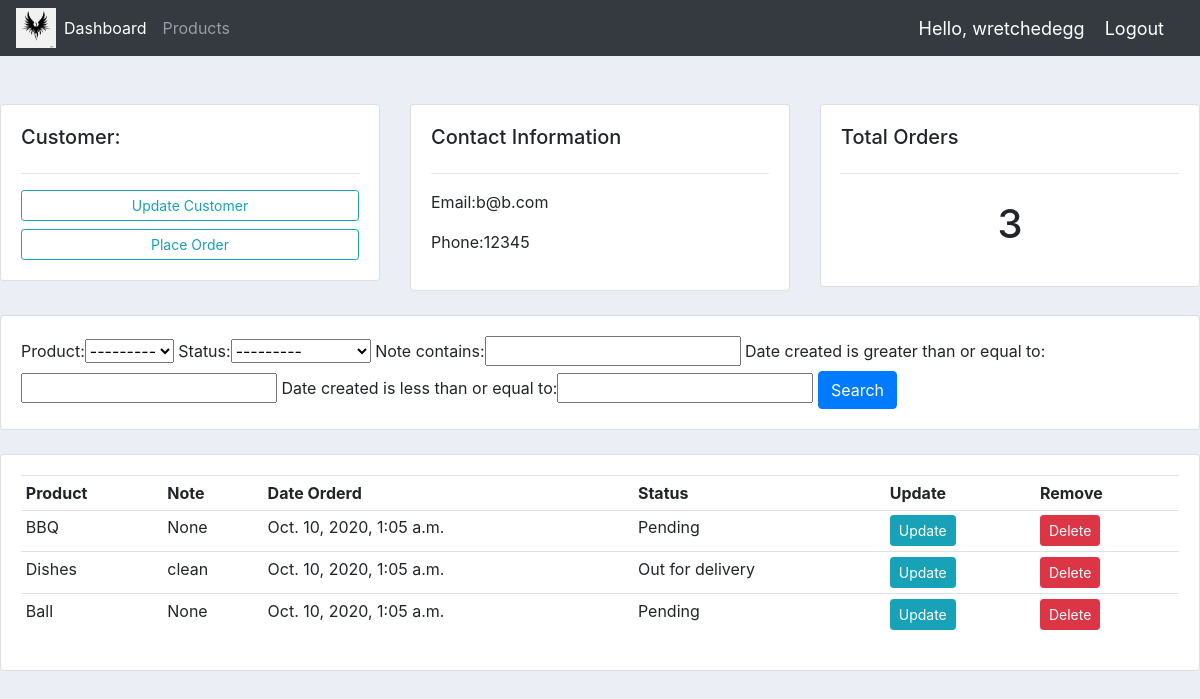
The page /customer/2/ (signed in) on the database its author committed.
### accounts/models.py (models this page shows, shortened)
class Customer(models.Model):
    user = models.OneToOneField(User, null=True, blank=True, on_delete=models.CASCADE)
    name = models.CharField(max_length=200, null=True)
    phone = models.CharField(max_length=200, null=True)
    email = models.CharField(max_length=200, null=True)
    profile_pic = models.ImageField(null=True,default="logo.png", blank=True)
    date_created = models.DateTimeField(auto_now_add=True)

class Order(models.Model):
	STATUS = (
			('Pending', 'Pending'),
			('Out for delivery', 'Out for delivery'),
			('Delivered', 'Delivered'),
			)
	customer = models.ForeignKey(Customer, null=True, on_delete= models.SET_NULL)
	product = models.ForeignKey(Product, null=True, on_delete= models.SET_NULL)
	date_created = models.DateTimeField(auto_now_add=True, null=True)
	status = models.CharField(max_length=200, null=True, choices=STATUS)
	note = models.CharField(max_length=1000, null=True)

class Product(models.Model):
    CATEGORY = (
        ('Indoor', 'Indoor'),
        ('Ourtdoor', 'Outdoor')
    )
    name = models.CharField(max_length=200, null=True)
    price = models.FloatField(null=True)
    category = models.CharField(max_length=200, null=True, choices = CATEGORY)
    description = models.CharField(max_length=200, null=True, blank=True)
    date_created = models.DateTimeField(auto_now_add=True)
    tags = models.ManyToManyField(Tag)
    def __str__(self):
        return self.name

### accounts/decorators.py (the view)
		def wrapper_func(request, *args, **kwargs):
			group = None
			if request.user.groups.exists():
				group = request.user.groups.all()[0].name
			if group in allowed_roles:
				return view_func(request, *args, **kwargs)
			else:
				return HttpResponse('You are not authorized to view this page')

### accounts/views.py (called while the page is built)
@login_required(login_url='login')
@allowed_users(allowed_roles=['admin'])
def customer(request, pk):
	customer = Customer.objects.get(id=pk)
	orders = customer.order_set.all()
	order_count = orders.count()
	myFilter = OrderFilter(request.GET, queryset=orders)
	orders = myFilter.qs
	context = {'customer':customer, 'orders':orders, 'order_count':order_count,
	'myFilter':myFilter}
	return render(request, 'accounts/customer.html',context)

### accounts/templates/accounts/customer.html
{%  extends 'accounts/main.html' %}
{% block content %}
	<br>
<div class="row">
	<div class="col-md">
		<div class="card card-body">
			<h5>Customer:</h5>
			<hr>
			<a class="btn btn-outline-info  btn-sm btn-block" href="">Update Customer</a>
			<a class="btn btn-outline-info  btn-sm btn-block" href="{% url 'create_order' customer.id %}">Place Order</a>
		</div>
	</div>
	<div class="col-md">
		<div class="card card-body">
			<h5>Contact Information</h5>
			<hr>
			<p>Email:{{customer.email}} </p>
			<p>Phone:{{customer.phone}} </p>
		</div>
	</div>
	<div class="col-md">
		<div class="card card-body">
			<h5>Total Orders</h5>
			<hr>
			<h1 style="text-align: center;padding: 10px">{{order_count}}</h1>
		</div>
	</div>
</div>
<br>
<div class="row">
	<div class="col">
		<div class="card card-body">
			<form method="get">
				{{ myFilter.form }}
		    <button class="btn btn-primary" type="submit">Search</button>
		  </form>
		</div>
	</div>
</div>
<br>
<div class="row">
	<div class="col-md">
		<div class="card card-body">
			<table class="table table-sm">
				<tr>
					<th>Product</th>
					<th>Note</th>
					<th>Date Orderd</th>
					<th>Status</th>
					<th>Update</th>
					<th>Remove</th>
				</tr>
				{% for order in orders %}
					<tr>
						<td>{{order.product}}</td>
						<td>{{order.note}}</td>
						<td>{{order.date_created}}</td>
						<td>{{order.status}}</td>
						<td><a class="btn btn-sm btn-info" href="{% url 'update_order' order.id %}">Update</a></td>
						<td><a class="btn btn-sm btn-danger" href="{% url 'delete_order' order.id %}">Delete</a></td>
					</tr>
				{% endfor %}
			</table>
		</div>
	</div>
</div>
{% endblock %}

### accounts/templates/accounts/navbar.html (shortened to what this page needs)
{% load static %}
<nav class="navbar navbar-expand-lg navbar-dark bg-dark">
 <img src="{% static 'img/logo.png' %}" width="40px" height="40px">
  <div class="collapse navbar-collapse" id="navbarNav">
    <ul class="navbar-nav">
      {% if request.user.is_staff %}
      <li class="nav-item active">
        <a class="nav-link" href="{% url 'home' %}">Dashboard</a>
      </li>
      <li class="nav-item">
        <a class="nav-link" href="{% url 'products' %}">Products</a>
      </li>
      {% else %}
      <li class="nav-item">
        <a class="nav-link" href="{% url 'account' %}">Settings</a>
      </li>
      {% endif %}
    </ul>
  </div>
  <span class="hello-msg">Hello, {{request.user}}</span>
  <span ><a  class="hello-msg" href="{% url 'logout' %}">Logout</a></span>
</nav>

### static/css/main.css (style rules this page uses)
body { background-color: #ebeff5; }

### accounts/templates/accounts/navbar.html (style rules this page uses)
.hello-msg { font-size: 18px; color: #fff; margin-right: 20px; }

### rows shown on the page
Customer: email "b@b.com", phone "12345"
Order: product "BBQ", note "None", date_created "Oct. 10, 2020, 1:05 a.m.", status "Pending"
Order: product "Dishes", note "clean", date_created "Oct. 10, 2020, 1:05 a.m.", status "Out for delivery"
Order: product "Ball", note "None", date_created "Oct. 10, 2020, 1:05 a.m.", status "Pending"

### other values the page prints
{{ request.user }} "wretchedegg"
{{ order_count }} "3"
